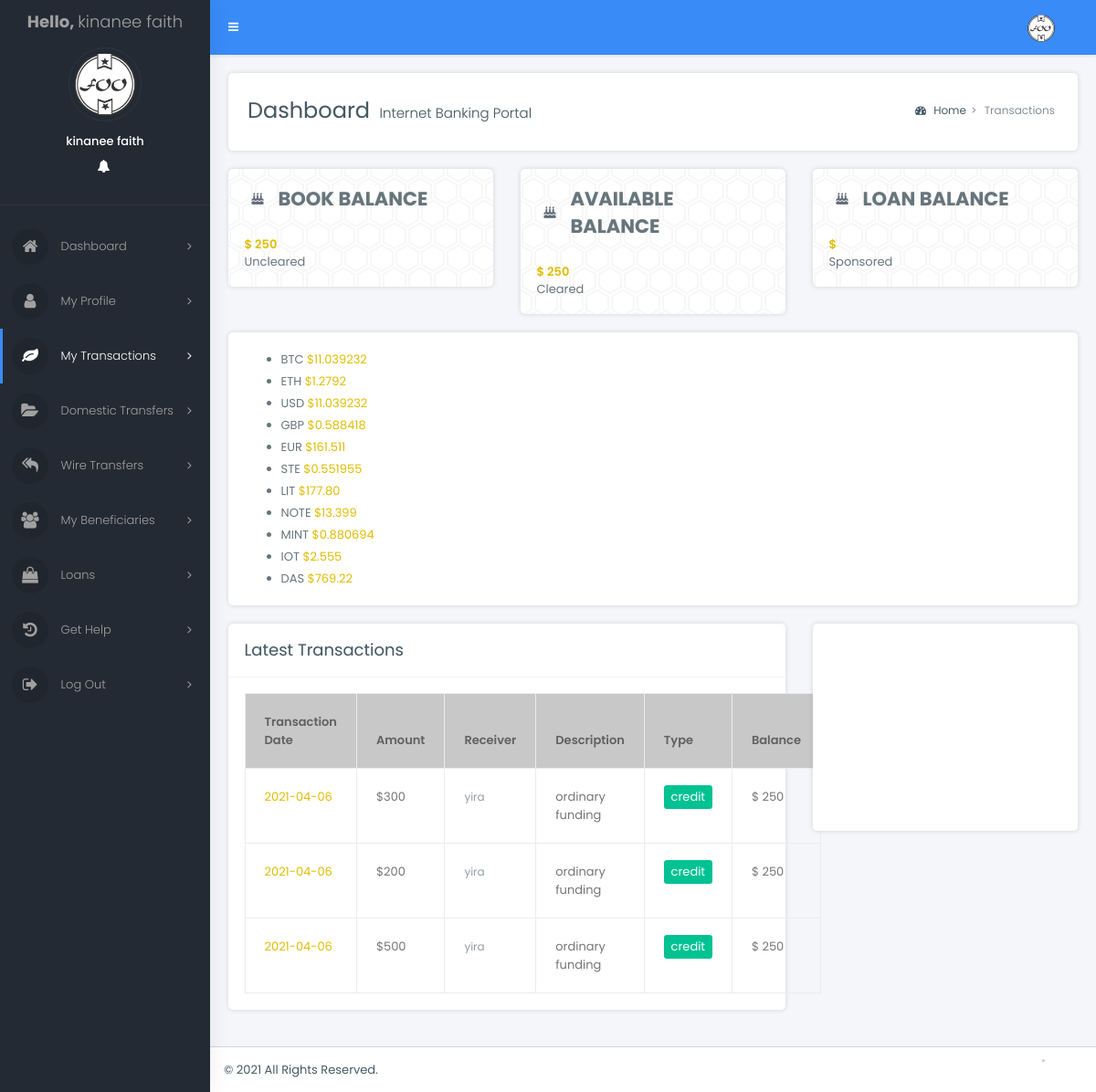
Page /dashboard/statement.php (signed in) on the committed database.
### tables this page shows
CREATE TABLE `account` (
  `id` int(11) NOT NULL,
  `account_name` varchar(100) NOT NULL,
  `branch` varchar(250) NOT NULL,
  `account_type` varchar(25) NOT NULL,
  `account_number` int(25) NOT NULL,
  `username` varchar(100) NOT NULL,
  `password` varchar(100) NOT NULL,
  `dob` date NOT NULL,
  `gender` varchar(10) NOT NULL,
  `address` varchar(100) NOT NULL,
  `country` varchar(25) NOT NULL,
  `state` varchar(25) NOT NULL,
  `city` varchar(25) NOT NULL,
  `pin` int(10) NOT NULL,
  `mobile` varchar(25) NOT NULL,
  `email` varchar(100) NOT NULL,
  `open_date` date NOT NULL,
  `note` text NOT NULL,
  `image` varchar(100) NOT NULL,
  `status` varchar(25) NOT NULL,
  `Balance` int(11) NOT NULL
);

CREATE TABLE `fund` (
  `id` int(11) NOT NULL,
  `account` varchar(255) NOT NULL,
  `amount` varchar(255) NOT NULL,
  `depositor` varchar(255) NOT NULL,
  `date` varchar(125) NOT NULL,
  `address` varchar(255) NOT NULL,
  `mobile` int(10) NOT NULL,
  `description` text NOT NULL,
  `transaction_type` varchar(225) NOT NULL,
  `uid` varchar(225) NOT NULL,
  `created_at` timestamp NOT NULL DEFAULT CURRENT_TIMESTAMP,
  `status` varchar(225) NOT NULL
);

### dashboard/statement.php (the view, shortened to what this page needs)
<?php
$connect=mysqli_connect ('localhost', 'kala', 'kala',"test");
if(isset($_SESSION["username"])){
   $id=$_SESSION["username"];
   $check=mysqli_query($connect, 'select * from account where username="'.$id.'"');
   $info=mysqli_fetch_array($check);
   $name = $info['account_name'];
   $username = $info['username'];
   $Balance = $info['Balance'];
   $image = $info['image'];
   $check1=mysqli_query($connect, 'select * from loan where Account_Name="'.$name.'"');
   $info1=mysqli_fetch_array($check1);
   $loan = $info1['amount'];
?>
<!DOCTYPE html>
<html lang="en">
  <head>
	<link rel="stylesheet" href="assets/vendor_components/bootstrap/dist/css/bootstrap.css">
	<link rel="stylesheet" href="assets/vendor_components/font-awesome/css/font-awesome.css">
	<link rel="stylesheet" href="assets/vendor_components/Ionicons/css/ionicons.css">
	<link rel="stylesheet" href="assets/vendor_components/lineaicons/linea.css">
	<link href="https://www.amcharts.com/lib/3/plugins/export/export.css" rel="stylesheet" type="text/css" />
	<link rel="stylesheet" href="css/bootstrap-extend.css">
	<link rel="stylesheet" href="css/master_style.css">
	<link rel="stylesheet" href="css/skins/_all-skins.css">
  </head>
<body class="hold-transition skin-blue sidebar-mini">
<div class="wrapper">
  <header class="main-header">
    <nav class="navbar navbar-static-top">
      <a href="#" class="sidebar-toggle" data-toggle="push-menu" role="button">
      </a>
      <div class="navbar-custom-menu">
        <ul class="nav navbar-nav">
          <li class="dropdown user user-menu">
            <a href="#" class="dropdown-toggle" data-toggle="dropdown">
              <img src="../admin/dashboard/upload/<?php echo $image?>" class="user-image rounded-circle" alt="User Image">
            </a>
          <li>
          </li>
        </ul>
      </div>
    </nav>
  </header>
  <aside class="main-sidebar">
    <section class="sidebar">
      <div class="user-panel">
		 <div class="ulogo">
			 <a href="index.php">
			  <span><b>Hello, </b><?php echo $name?></span>
			</a>
		</div>
        <div class="image">
          <img src="../admin/dashboard/upload/<?php echo $image?>" class="rounded-circle" alt="User Image">
        </div>
        <div class="info">
          <p><?php echo $name?></p>
			<a href="profile.php" class="link" data-toggle="tooltip" title="" data-original-title="Settings"><i class="ion ion-gear-b"></i></a>
            <a href="" class="link" data-toggle="tooltip" title="" data-original-title="No Notifications"><i class="fa fa-bell"></i></a>
            <a href="logout.php" class="link" data-toggle="tooltip" title="" data-original-title="Logout"><i class="ion ion-power"></i></a>
        </div>
      </div>
      <ul class="sidebar-menu" data-widget="tree">
		<li class="nav-devider"></li>
	   <li class="">
          <a href="index.php">
            <i class="fa fa-home"></i> <span>Dashboard</span>
            <span class="pull-right-container">
              <i class="fa fa-angle-right pull-right"></i>
            </span>
          </a>
        </li>
		 <li class="">
          <a href="profile.php">
            <i class="fa fa-user"></i> <span>My Profile</span>
            <span class="pull-right-container">
              <i class="fa fa-angle-right pull-right"></i>
            </span>
          </a>
        </li>
		 <li class="active">
          <a href="statement.php">
            <i class="fa fa-leaf"></i> <span>My Transactions</span>
            <span class="pull-right-container">
              <i class="fa fa-angle-right pull-right"></i>
            </span>
          </a>
        </li>
		 <li class="">
          <a href="dom.php">
            <i class="fa fa-folder-open"></i> <span>Domestic Transfers</span>
            <span class="pull-right-container">
              <i class="fa fa-angle-right pull-right"></i>
            </span>
          </a>
        </li>
		 <li class="">
          <a href="wire.php">
            <i class="fa fa-reply-all"></i> <span>Wire Transfers</span>
            <span class="pull-right-container">
              <i class="fa fa-angle-right pull-right"></i>
            </span>
          </a>
        </li>
		 <li class="">
          <a href="beneficiaries.php">
            <i class="fa fa-group"></i> <span>My Beneficiaries</span>
            <span class="pull-right-container">
              <i class="fa fa-angle-right pull-right"></i>
            </span>
          </a>
        </li>
		 <li class="">
          <a href="loan.php">
            <i class="fa fa-shopping-bag"></i> <span>Loans</span>
            <span class="pull-right-container">
              <i class="fa fa-angle-right pull-right"></i>
            </span>
          </a>
        </li>
		 <li class="">
          <a href="contact.php">
            <i class="fa fa-history"></i> <span>Get Help</span>
            <span class="pull-right-container">
              <i class="fa fa-angle-right pull-right"></i>
            </span>
          </a>
        </li>
		 <li class="">
          <a href="logout.php">
            <i class="fa fa-sign-out"></i> <span>Log Out</span>
            <span class="pull-right-container">
              <i class="fa fa-angle-right pull-right"></i>
            </span>
          </a>
        </li>
      </ul>
    </section>
  </aside>
  <div class="content-wrapper">
    <section class="content-header">
      <h1>
        Dashboard
        <small>Internet Banking Portal</small>
      </h1>
      <ol class="breadcrumb">
        <li class="breadcrumb-item"><a href="#"><i class="fa fa-dashboard"></i> Home</a></li>
        <li class="breadcrumb-item active">Transactions</li>
      </ol>
    </section>
    <section class="content">
		<div class="row">
		  <div class="col-lg-4 col-md-8 col-lg-3">
            <div class="box box-body bg-hexagons-dark pull-up">
              <div class="media align-items-center p-0">
                <div class="text-center">
				  <a href="#"><i class="fa fa-birthday-cake" title="XRP"></i></a>
			  	</div>
			  	<div>
				  <h3 class="no-margin text-bold">BOOK BALANCE</h3>
			  	</div>
              </div>
              <div class="flexbox align-items-center mt-25">
                <div>
				  <p class="no-margin font-weight-600"><span class="text-yellow">$ <?php echo $Balance; ?></span></p>
				  <p class="no-margin">Uncleared</p>
			  	</div>
              </div>
            </div>
          </div>
		  <div class="col-lg-4 col-md-8 col-lg-3">
            <div class="box box-body bg-hexagons-dark pull-up">
              <div class="media align-items-center p-0">
                <div class="text-center">
				  <a href="#"><i class="fa fa-birthday-cake" title="BAT"></i></a>
			  	</div>
			  	<div>
				  <h3 class="no-margin text-bold">AVAILABLE BALANCE</h3>
			  	</div>
              </div>
              <div class="flexbox align-items-center mt-25">
                <div>
				  <p class="no-margin font-weight-600"><span class="text-yellow">$ <?php echo $Balance; ?></span></p>
				  <p class="no-margin">Cleared</p>
			  	</div>
              </div>
            </div>
          </div>
		  <div class="col-lg-4 col-md-8 col-lg-3">
            <div class="box box-body bg-hexagons-dark pull-up">
              <div class="media align-items-center p-0">
                <div class="text-center">
				  <a href="#"><i class="fa fa-birthday-cake" title="ADA"></i></a>
			  	</div>
			  	<div>
				  <h3 class="no-margin text-bold">LOAN BALANCE</h3>
			  	</div>
              </div>
              <div class="flexbox align-items-center mt-25">
                <div>
				  <p class="no-margin font-weight-600"><span class="text-yellow">$ <?php echo $loan; ?></span></p>
				  <p class="no-margin">Sponsored</p>
			  	</div>
              </div>
            </div>
          </div>
	  </div>
		<div class="box">
		  <div class="box-body tickers-block">
			  <ul id="webticker-1">
				<li><i class="cc BTC"></i> BTC <span class="text-yellow"> $11.039232</span></li>
				<li><i class="cc ETH"></i> ETH <span class="text-yellow"> $1.2792</span></li>
				<li><i class="cc GAME"></i> USD <span class="text-yellow"> $11.039232</span></li>
				<li><i class="cc LBC"></i> GBP <span class="text-yellow"> $0.588418</span></li>
				<li><i class="cc NEO"></i> EUR <span class="text-yellow"> $161.511</span></li>
				<li><i class="cc STEEM"></i> STE <span class="text-yellow"> $0.551955</span></li>
				<li><i class="cc LTC"></i> LIT <span class="text-yellow"> $177.80</span></li>
				<li><i class="cc NOTE"></i> NOTE <span class="text-yellow"> $13.399</span></li>
				<li><i class="cc MINT"></i> MINT <span class="text-yellow"> $0.880694</span></li>
				<li><i class="cc IOTA"></i> IOT <span class="text-yellow"> $2.555</span></li>
				<li><i class="cc DASH"></i> DAS <span class="text-yellow"> $769.22</span></li>
			  </ul>
		  </div>
		</div>
		<div class="row">
			<div class="col-lg-8 col-12">
			<div class="box">
				<div class="box-header with-border">
				  <h4 class="box-title">Latest Transactions</h4>
				</div>
				<div class="box-body">
					<div class="table-responsive">
						<table class="table table-bordered no-margin">
						  <thead>
							<tr class="bg-pale-dark">
							  <th>Transaction Date</th>
							  <th>Amount</th>
							  <th>Receiver</th>
							  <th>Description</th>
							  <th>Type</th>
							  <th>Balance</th>
							</tr>
						  </thead>
						 <tbody>
               <?php
                          $tquery = "SELECT * FROM fund  WHERE account='$username' ORDER BY id DESC";
                          $rt = mysqli_query($connect, $tquery);
                          while ($row = mysqli_fetch_array($rt)) {
                          ?>
              <tr>
                <td>
                <a href="#" class="text-yellow hover-warning">
                  <?php echo $row['date']; ?>
                </a>
                </td>
                <td>$<?php echo $row['amount']; ?></td>
                <td>
                <time class="timeago" datetime="2018-02-01T13:38:01Z" title="2018-02-01 13:38 GMT"><?php echo $row['account']; ?></time>
                </td>
                <td><?php echo $row['description']; ?></td>
                <td><span class="label label-success"><?php echo $row['transaction_type']; ?></span></td>
                <td>$ <?php echo $Balance; ?></td>
              </tr>
              </tbody>
            <?php } ?>
            </table>
					</div>
				</div>
			  </div>
		  </div>
			<div class="col-lg-4 col-12">
				<div class="row">
					<div class="col-lg-12 col-12">
					  <div class="box">
						<div class="box-body">
						  <div class="chart">
							<div id="chartdiv3" class="" style="height:192px;"></div>
						  </div>
						</div>
					  </div>
					</div>
				</div>
			</div>
		</div>
	</section>
  </div>
  <footer class="main-footer">
    <div class="pull-right d-none d-sm-inline-block">
        <ul class="nav nav-primary nav-dotted nav-dot-separated justify-content-center justify-content-md-end">
		  <li class="nav-item">
			<a class="nav-link" href="javascript:void(0)"></a>
		  </li>
		  <li class="nav-item">
			<a class="nav-link" href="#"></a>
		  </li>
		</ul>
    </div>
	  &copy; 2021 All Rights Reserved.
  </footer>
</div>
<?php }?>
</body>
</html>

### dashboard/css/skins/_all-skins.css (style rules this page uses)
.skin-blue .main-header .navbar { background-color: #398bf7; }
.skin-blue .main-header .navbar .nav > li > a { color: #ffffff; }
.skin-blue .main-header .navbar .sidebar-toggle { color: #ffffff; }
.skin-blue .main-header .navbar .sidebar-toggle { color: #fff; }
.skin-blue .content-header { background: #ffffff; -webkit-box-shadow: 1px 0 5px rgba(0, 0, 0, 0.1); box-shadow: 1px 0 5px rgba(0, 0, 0, 0.1); }
.skin-blue .content { background: #f4f6f9; }
.skin-blue .wrapper, .skin-blue .main-sidebar, .skin-blue .left-side { background-color: #242a33; box-shadow: 1px 0px 20px rgba(0,0,0,0.08); }
.skin-blue .user-panel > .info, .skin-blue .user-panel > .info > a { color: #fff; }
.skin-blue .sidebar { border-color: #398bf7; }
.skin-blue .sidebar-menu > li > a { border-left:3px solid #242a33; }
.skin-blue .sidebar-menu>li:hover>a, .skin-blue .sidebar-menu>li.active>a, .skin-blue .sidebar-menu>li.menu-open>a { color: #ffffff; background: #242a33; }
.skin-blue .sidebar-menu > li.active > a, .skin-blue .sidebar-menu > li.menu-open > a { color: #ffffff; }
.skin-blue .sidebar-menu > li.active > a { border-left-color: #398bf7; }
.skin-blue .sidebar a { color: #a1a1a1; }

### rows in the picture
account: image (picture), account_name "kinanee faith", Balance "250"
fund: date "2021-04-06", amount "300", account "yira", description "ordinary funding", transaction_type "credit"
fund: date "2021-04-06", amount "200", account "yira", description "ordinary funding", transaction_type "credit"
fund: date "2021-04-06", amount "500", account "yira", description "ordinary funding", transaction_type "credit"
